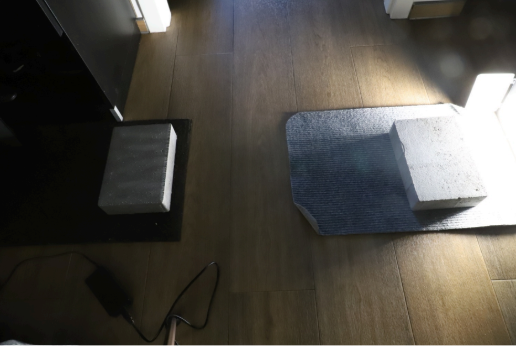
#> input picture example.png, 516 x 346 px
$ python addingGrid.py
#> lines starting #> are read from the running program, lines starting #| are printed output that depends on the picture
import numpy as np
import cv2

image = cv2.imread('example.png', cv2.IMREAD_GRAYSCALE)
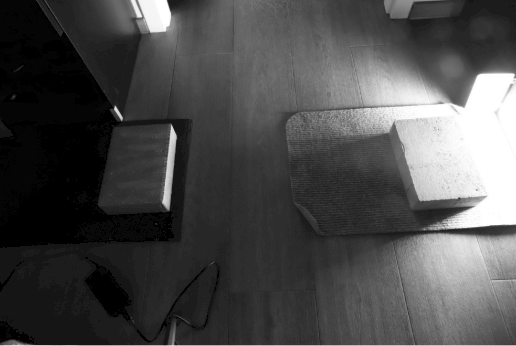
#> image: shape (346, 516); min 0, max 255, mean 74.9
if image is None:
    print("Błąd: Nie udało się wczytać obrazu.")
    exit()

height, width = image.shape
#> height = 346; width = 516
grid_height = height // 3
#> grid_height = 115
grid_width = width // 3
#> grid_width = 172

for i in range(3):
    for j in range(3):
        part = image[i*grid_height:(i+1)*grid_height, j*grid_width:(j+1)*grid_width]
        cv2.imshow(f'Part {i*3 + j + 1}', part)
#> this loop made 3 passes
#> pass 1, `cv2.imshow(f'Part {i*3 + j + 1}', part)`:
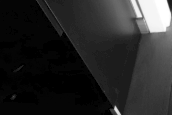
#> window 'Part 1': shape (115, 172); min 0, max 255, mean 39.5
#> pass 1, `cv2.imshow(f'Part {i*3 + j + 1}', part)`:
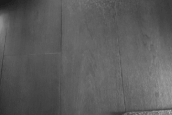
#> window 'Part 2': shape (115, 172); min 28, max 177, mean 92.2
#> pass 1, `cv2.imshow(f'Part {i*3 + j + 1}', part)`:
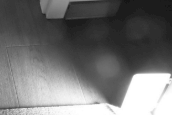
#> window 'Part 3': shape (115, 172); min 21, max 255, mean 113.9
#> pass 2, `cv2.imshow(f'Part {i*3 + j + 1}', part)`:
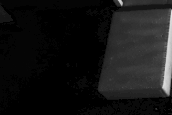
#> window 'Part 4': shape (115, 172); min 0, max 227, mean 21.1

cv2.waitKey(0)
cv2.destroyAllWindows()
